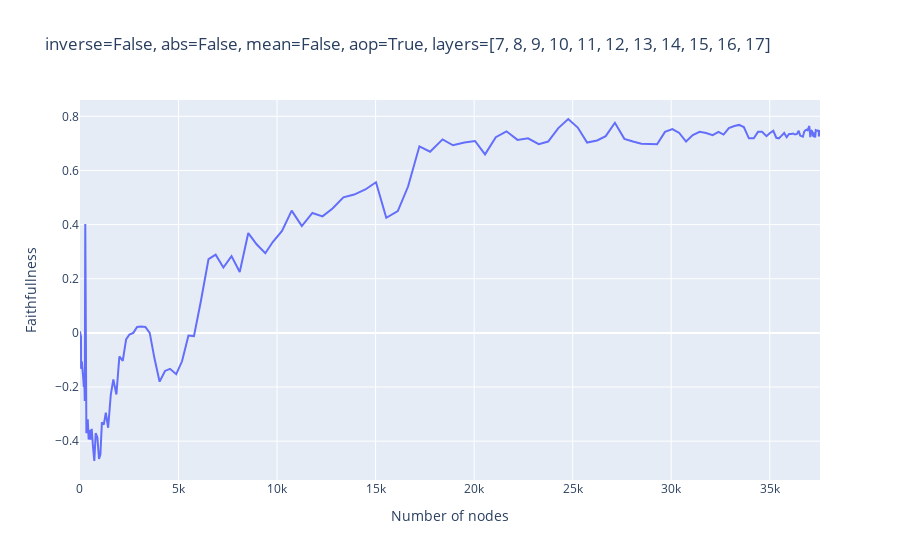

Source (notebook cell):
### Code cell
import matplotlib.pyplot as plt
import plotly.express as px

# plt.plot([max(n_nodes_counts) - x for x in n_nodes_counts], ablated_metrics)
# plt.plot(thresholds, ablated_metrics)
# plt.plot(thresholds, ablated_metrics)
# plt.plot(n_nodes_counts, ablated_metrics)
# plt.plot(thresholds, n_nodes_counts)
# plt.xscale("log")
# plt.plot(n_nodes_counts)

# px.line(x=list(range(len(ablated_metrics))), y=ablated_metrics)
# fig = px.line(x=thresholds, y=ablated_metrics)
# fig.update_xaxes(type="log", exponentformat="power")

fig = px.line(x=n_nodes_counts, y=faithfullness, title=f"inverse={inverse}, abs={do_abs}, mean={mean_ablate}, aop={average_over_positions}, layers={layers}")
fig.update_xaxes(title="Number of nodes")
fig.update_yaxes(title="Faithfullness")

fig

### Figure 1 — Plotly figure (JSON) as saved in the notebook; plotly's stock layout.template omitted (floating-point values rounded to 4 significant figures; data arrays with more than 128 entries replaced by an {"elided": "..."} marker saying what was removed)
{"data": [{"hovertemplate": "x=%{x}<br>y=%{y}<extra></extra>", "legendgroup": "", "line": {"color": "#636efa", "dash": "solid"}, "marker": {"symbol": "circle"}, "mode": "lines", "name": "", "orientation": "v", "showlegend": false, "type": "scatter", "x": {"elided": "200 int values"}, "xaxis": "x", "y": {"elided": "200 float values"}, "yaxis": "y"}], "layout": {"legend": {"tracegroupgap": 0}, "title": {"text": "inverse=False, abs=False, mean=False, aop=True, layers=[7, 8, 9, 10, 11, 12, 13, 14, 15, 16, 17]"}, "xaxis": {"anchor": "y", "domain": [0, 1], "title": {"text": "Number of nodes"}}, "yaxis": {"anchor": "x", "domain": [0, 1], "title": {"text": "Faithfullness"}}}}
